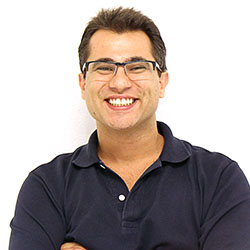
#> input picture back up/utils/query/MarceloSales.jpg, 250 x 250 px
$ python montages.py --images query
#> lines starting #> are read from the running program, lines starting #| are printed output that depends on the picture
# python montage_example.py --images nordstrom_sample
# import the necessary packages
from imutils import build_montages
from imutils import paths
import argparse
import random
import datetime
import cv2

ap = argparse.ArgumentParser()
ap.add_argument("-i", "--images", required=True,
	help="path to input directory of images")
ap.add_argument("-s", "--sample", type=int, default=150,
	help="# of images to sample")
args = vars(ap.parse_args())
# grab the paths to the images, then randomly select a sample of
# them
imagePaths = list(paths.list_images(args["images"]))
random.shuffle(imagePaths)
imagePaths = imagePaths[:args["sample"]]

# initialize the list of images
images = []

# loop over the list of image paths
for imagePath in imagePaths:
	# load the image and update the list of images
	image = cv2.imread(imagePath)
#> image is the input picture: shape (250, 250, 3); mean B, G, R 159.7, 162.5, 172.6
	images.append(image)

# construct the montages for the images
montages = build_montages(images, (128, 196), (20, 10))
#> montages = 1 item
# loop over the montages and display each of them
for montage in montages:
	cv2.imshow("Montage", montage)
	timestamp = datetime.datetime.now()
	start_time = timestamp.strftime("%Y%m%d-%H%M%S")
	outputPath = "{}/{}.jpg".format(args["images"], start_time)
	cv2.imwrite(outputPath, montage)
	cv2.waitKey(0)
#> this loop made 1 pass
#> (start_time, outputPath) on pass 1: ('20261120-181945', 'query/20261120-181945.jpg')
#> pass 1, `cv2.imshow("Montage", montage)`:
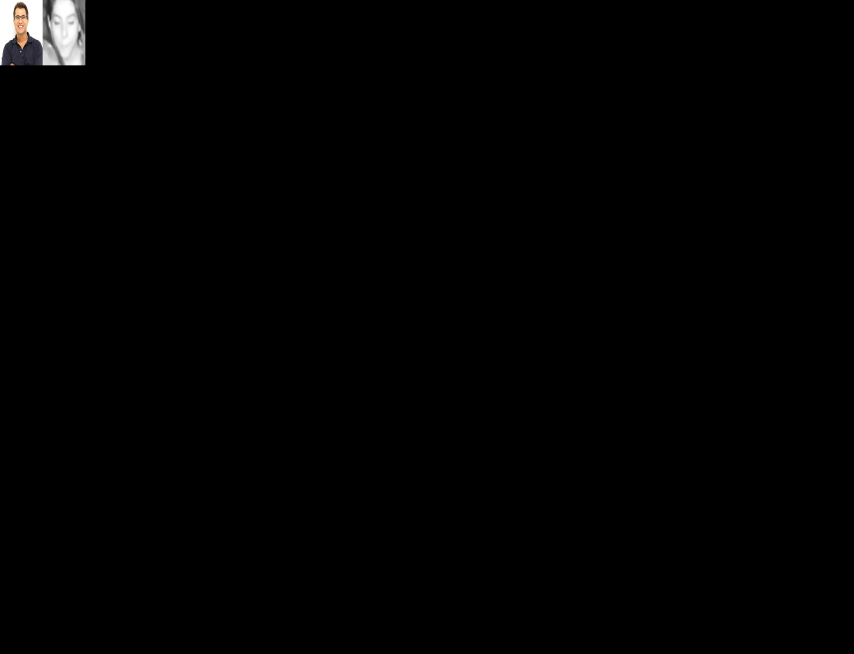
#> window 'Montage': shape (1960, 2560, 3) (shown at 1/3 size); mean B, G, R 1.7, 1.7, 1.8
